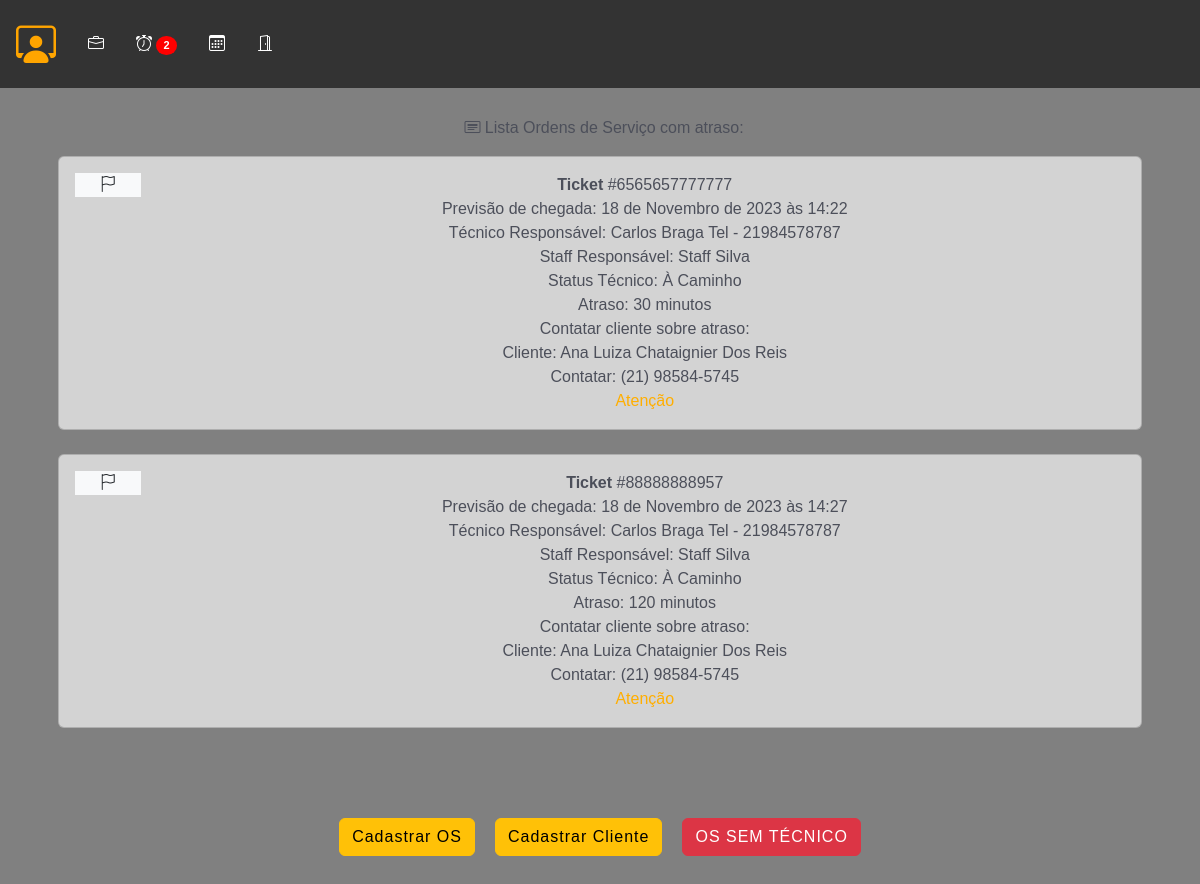
/staff/ordens_em_atraso/ (signed in), run on the app's committed database.
### staff/models.py (models this page shows, shortened)
class OrdemDeServico(models.Model):
    ticket = models.CharField(max_length=200, unique=True)
    tecnico = models.ForeignKey(
        CustomUser, on_delete=models.CASCADE, related_name="ordens_técnico", null=True, default=None
    )
    staff = models.ForeignKey(
        CustomUser, on_delete=models.CASCADE, related_name="ordens_staff"
    )
    descricao = models.TextField(max_length=600)
    previsao_chegada = models.DateTimeField(editable=True)
    previsao_execucao = models.DateTimeField(editable=True)
    material = models.CharField(max_length=100, validators=[MinLengthValidator(3)])
    equipamento = models.CharField(max_length=100, validators=[MinLengthValidator(3)])
    data_criacao = models.DateTimeField(auto_now_add=True)
    cliente = models.ForeignKey(Cliente, on_delete=models.CASCADE)
    endereco = models.ForeignKey(Endereco, on_delete=models.CASCADE)
    contrato = models.CharField(max_length=700, null=True, blank=True)
    atividade = models.CharField(max_length=50, choices=ACTIVITY_CHOICES)
    status_tecnico = models.CharField(max_length=50, choices=TECNICAL_CHOICES)
    status = models.CharField(
        max_length=10, choices=STATUS_CHOICES, default="Aguardando"
    )
    atraso_em_minutos = models.CharField(max_length=50, choices=ATRASO_CHOICES)
    atraso_descricao = models.TextField(max_length=400)
    descricao_reagendamento = models.TextField(max_length=400)
    vezes_reagendada = models.IntegerField(default=0)

class Cliente(models.Model):
    nome = models.CharField(max_length=50, validators=[MinLengthValidator(3)])
    rg = models.CharField(max_length=12, validators=[MinLengthValidator(3)])
    telefone1 = models.CharField(max_length=15, validators=[MinLengthValidator(3)])
    telefone2 = models.CharField(max_length=15, validators=[MinLengthValidator(3)])
    def __str__(self):
        return self.nome

### authentication/models.py (models this page shows, shortened)
class CustomUser(AbstractUser):
    telefone = models.CharField(max_length=15, null=False)
    endereco = models.ForeignKey(
        Endereco, on_delete=models.CASCADE, null=True, default=None
    )
    foto = models.ImageField(upload_to="img/perfil_user/", null=True, blank=True)
    email = models.EmailField(unique=True)

### staff/views.py (the view)
# urls.py: path("ordens_em_atraso/", views.ordens_em_atraso, name="ordens_em_atraso"),
@user_passes_test(is_staff)
def ordens_em_atraso(request):
    try:
        staff = request.user
        avisos = calcula_atraso_reagendamento(staff)
        ordens_em_atraso = OrdemDeServico.objects.filter(
            staff=staff,
            atraso_em_minutos__isnull=False,
            atraso_em_minutos__gt=0,
            status__in=["Atenção", "Urgente", "Aguardando"],
        )
        return render(
            request,
            "ordens_em_atraso.html",
            {
                "ordens_em_atraso": ordens_em_atraso,
                "staff": staff,
                **avisos,
            },
        )
    except Exception as e:
        return render(request, "error.html", {"error_message": str(e)})

### main/helpers.py (called while the page is built)
def is_staff(user):
    return user.groups.filter(name="Staff").exists()

### staff/helpers.py (called while the page is built)
def calcula_atraso_reagendamento(user):
    try:
        ordens_em_atraso = OrdemDeServico.objects.filter(
            staff=user,
            atraso_em_minutos__isnull=False,
            status__in=["Atenção", "Urgente", "Aguardando"],
            atraso_em_minutos__gt=0,
        )
        ordens_reagendar = OrdemDeServico.objects.filter(
            staff=user,
            status="Reagendar",
        )
        total_reagendar = len(ordens_reagendar)
        atrasos = len(ordens_em_atraso)
        return {"atrasos": atrasos, "total_reagendar": total_reagendar}
    except Exception as e:
        print(f"Erro ao calcular aviso: {e}")
        return {"atrasos": 0, "total_reagendar": 0}

### staff/templates/ordens_em_atraso.html (shortened to what this page needs)
{% extends "base_staff.html" %}
{%load static%}
{% block rest %}
<body>
    <br>
    <section id="lista_oc_scr">
        <div class="container">
            <div id="oc_lista">
                <label class="mt-1 mb-2 ms-2 font-medium color04"><i class="bi bi-bi bi-card-heading"></i> Lista Ordens de Serviço com atraso:</label>
              <div class="tab-pane fade show active" id="pills-01" role="tabpanel" aria-labelledby="pills-home-tab" tabindex="0">
              {% if ordens_em_atraso %}
                {% for ordem in ordens_em_atraso %}
                <div class="card">
                    <div class="card-body">
                        <div class="row">
                            <div class="col-2 col-md-1">
                                <div class="icon bg-light">
                                    {% if ordem.status == "Urgente" %}
                                        <i class="bi bi-exclamation-triangle-fill text-red"></i>
                                    {% elif ordem.status == "Atenção" %}
                                        <i class="bi bi-flag text-yellow"></i>
                                    {% elif ordem.status == "Aguardando" %}
                                        <i class="bi bi-clock text-blue"></i>
                                    {% elif ordem.status == "Concluído" %}
                                        <i class="bi bi-check-circle text-green"></i>
                                    {% endif %}
                                </div>
                            </div>
                            <div class="col-9 col-md-11">
                                <div class="oc_l_nome font-medium color04"><b>Ticket</b> #{{ ordem.ticket }}</div>
                                <div class="oc_l_data color04 font-light"><b>Previsão de chegada: </b>{{ ordem.previsao_chegada }}</div>
                                <div class="oc_l_data color04 font-light"><b>Técnico Responsável: </b>{{ ordem.tecnico.first_name }} {{ ordem.tecnico.last_name }} Tel - {{ordem.tecnico.telefone}}</div>
                                <div class="oc_l_data color04 font-light">Staff Responsável: {{ ordem.staff.first_name }} {{ ordem.staff.last_name }}</div>
                                <div class="oc_l_data color04 font-light">Status Técnico: {{ ordem.status_tecnico }}</div>
                                <div class="oc_l_data color04 font-light">Atraso: {{ ordem.atraso_em_minutos }} minutos</div>
                                <div class="oc_l_nome font-medium color04">Contatar cliente sobre atraso:</div>
                                <div class="oc_l_data color04 font-light">Cliente: {{ ordem.cliente }}</div>
                                <div class="oc_l_data color04 font-light">Contatar: {{ ordem.cliente.telefone1 }}</div>
                                <div class="oc_l_status font-medium {% if ordem.status == 'Urgente' %}color-red{% elif ordem.status == 'Atenção' %}color-yellow{% elif ordem.status == 'Aguardando' %}color-blue{% elif ordem.status == 'Concluído' %}color-green{% endif %}">{{ ordem.status }}</div>
                            </div>
                        </div>
                    </div>
                </div>
                <br>
            {% endfor %}
            {% endif %}
              </div>
</body>
</html>
{% endblock %}

### main/templates/static/assets/css/app_mamminfo.css (style rules this page uses)
html { font-family: 'Noto', sans-serif;background: #ced0dc; }
.font-medium { font-family: 'NotoMedium', sans-serif;font-weight: 400; }
.font-light { font-family: 'NotoLight', sans-serif;font-weight: 300; }
.color04 { color: #4c4f5a; }
section { height: auto;min-height: 90vh;max-width: 100vw;width: 100%; }
#oc_lista { padding-bottom: 72px; }
#oc_lista .tab-pane { padding: 8px 16px; }

### data on the page
OrdemDeServico: ticket "6565657777777", previsao_chegada "18 de Novembro de 2023 às 14:22", tecnico.first_name "Carlos", tecnico.last_name "Braga", tecnico.telefone "21984578787", staff.first_name "Staff", staff.last_name "Silva", status_tecnico "À Caminho", atraso_em_minutos "30", cliente "Ana Luiza Chataignier Dos Reis", cliente.telefone1 "(21) 98584-5745", status "Atenção"
OrdemDeServico: ticket "88888888957", previsao_chegada "18 de Novembro de 2023 às 14:27", tecnico.first_name "Carlos", tecnico.last_name "Braga", tecnico.telefone "21984578787", staff.first_name "Staff", staff.last_name "Silva", status_tecnico "À Caminho", atraso_em_minutos "120", cliente "Ana Luiza Chataignier Dos Reis", cliente.telefone1 "(21) 98584-5745", status "Atenção"

### other printed values
{{ atrasos }} "2"
